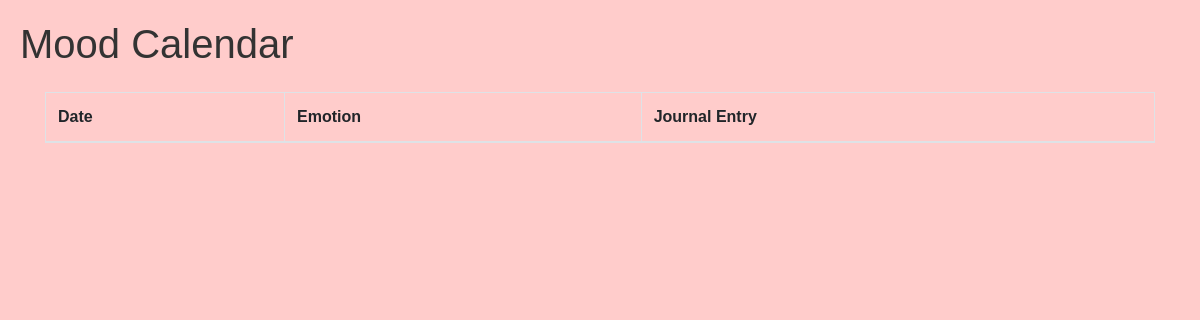
Before: /calendar with the older database file.
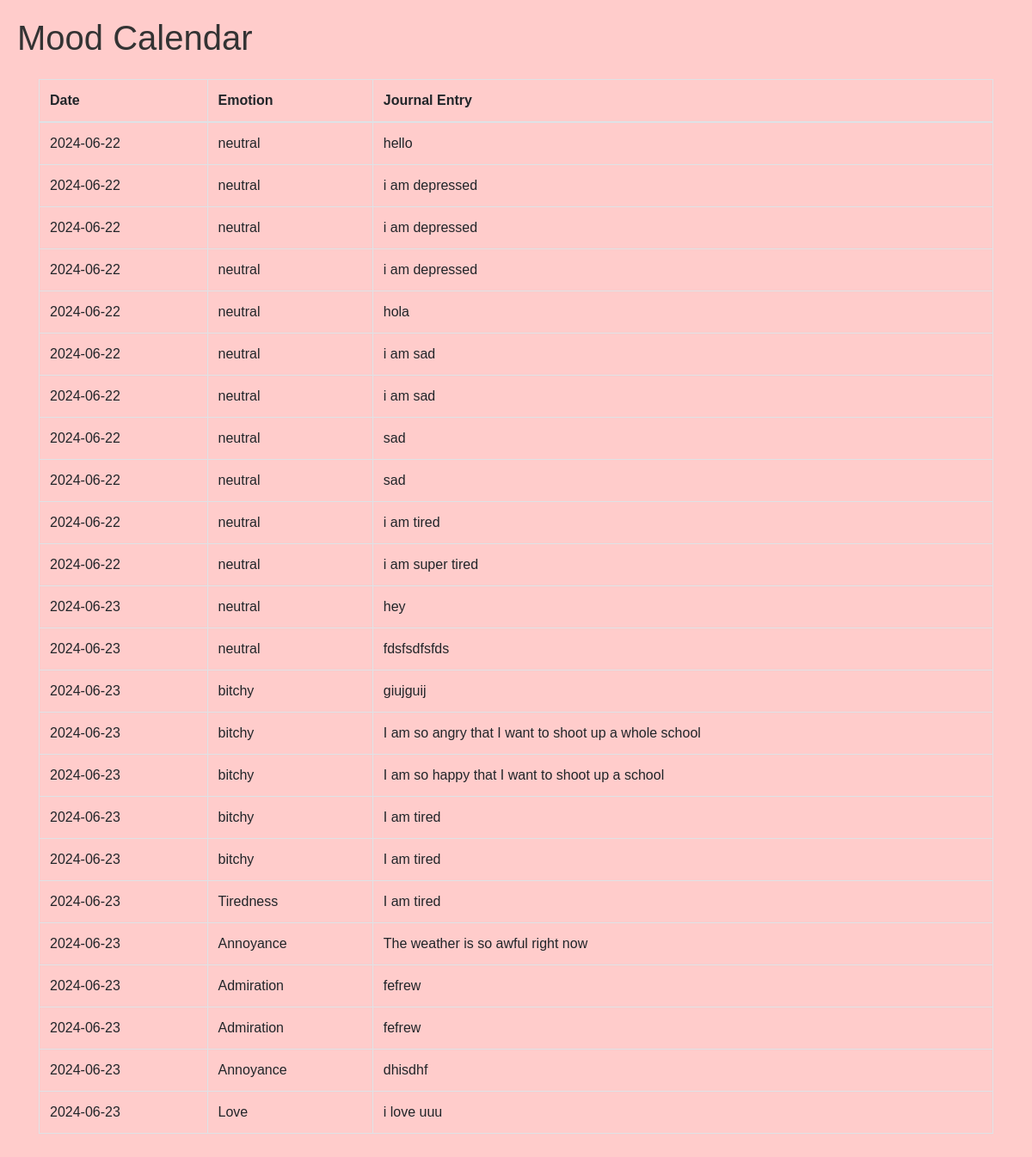
After: the same page with the newer database file.
### app.py (models this page shows)
class MoodEntry(db.Model):
    id = db.Column(db.Integer, primary_key=True)
    user_id = db.Column(db.String, nullable=False)
    date = db.Column(db.Date, nullable=False)
    emotion = db.Column(db.String, nullable=False)
    journal_entry = db.Column(db.String, nullable=False)

### app.py (the view)
@app.route('/calendar')
def calendar():
    try:
        mood_entries = MoodEntry.query.all()
        return render_template('calendar.html', mood_entries=mood_entries)
    except Exception as e:
        logging.error(f"Error in /calendar route: {e}")
        return "There was an error loading the calendar.", 500

### templates/calendar.html (shortened to what this page needs)
<!DOCTYPE html>
<html lang="en">
<head>
    <link href="https://stackpath.bootstrapcdn.com/bootstrap/4.5.2/css/bootstrap.min.css" rel="stylesheet">
    <link href="{{ url_for('static', filename='css/calendar.css') }}" rel="stylesheet">
</head>
<body>
    <header>
        <h1>Mood Calendar</h1>
    </header>
    <div class="container">
        <table class="table table-bordered mt-4">
            <thead>
                <tr>
                    <th>Date</th>
                    <th>Emotion</th>
                    <th>Journal Entry</th>
                </tr>
            </thead>
            <tbody>
                {% for entry in mood_entries %}
                    <tr>
                        <td>{{ entry.date }}</td>
                        <td>{{ entry.emotion }}</td>
                        <td>{{ entry.journal_entry }}</td>
                    </tr>
                {% endfor %}
            </tbody>
        </table>
    </div>
</body>
</html>

Changed rows visible on the page:
added MoodEntry: date "2024-06-22", emotion "neutral", journal_entry "hello"
added MoodEntry: date "2024-06-22", emotion "neutral", journal_entry "i am depressed"
added MoodEntry: date "2024-06-22", emotion "neutral", journal_entry "i am depressed"
added MoodEntry: date "2024-06-22", emotion "neutral", journal_entry "i am depressed"
added MoodEntry: date "2024-06-22", emotion "neutral", journal_entry "hola"
added MoodEntry: date "2024-06-22", emotion "neutral", journal_entry "i am sad"
added MoodEntry: date "2024-06-22", emotion "neutral", journal_entry "i am sad"
added MoodEntry: date "2024-06-22", emotion "neutral", journal_entry "sad"
added MoodEntry: date "2024-06-22", emotion "neutral", journal_entry "sad"
added MoodEntry: date "2024-06-22", emotion "neutral", journal_entry "i am tired"
added MoodEntry: date "2024-06-22", emotion "neutral", journal_entry "i am super tired"
added MoodEntry: date "2024-06-23", emotion "neutral", journal_entry "hey"
added MoodEntry: date "2024-06-23", emotion "neutral", journal_entry "fdsfsdfsfds"
added MoodEntry: date "2024-06-23", emotion "bitchy", journal_entry "giujguij"
added MoodEntry: date "2024-06-23", emotion "bitchy", journal_entry "I am so angry that I want to shoot up a whole school"
added MoodEntry: date "2024-06-23", emotion "bitchy", journal_entry "I am so happy that I want to shoot up a school"
added MoodEntry: date "2024-06-23", emotion "bitchy", journal_entry "I am tired"
added MoodEntry: date "2024-06-23", emotion "bitchy", journal_entry "I am tired"
added MoodEntry: date "2024-06-23", emotion "Tiredness", journal_entry "I am tired"
added MoodEntry: date "2024-06-23", emotion "Annoyance", journal_entry "The weather is so awful right now"
added MoodEntry: date "2024-06-23", emotion "Admiration", journal_entry "fefrew"
added MoodEntry: date "2024-06-23", emotion "Admiration", journal_entry "fefrew"
added MoodEntry: date "2024-06-23", emotion "Annoyance", journal_entry "dhisdhf"
added MoodEntry: date "2024-06-23", emotion "Love", journal_entry "i love uuu"
